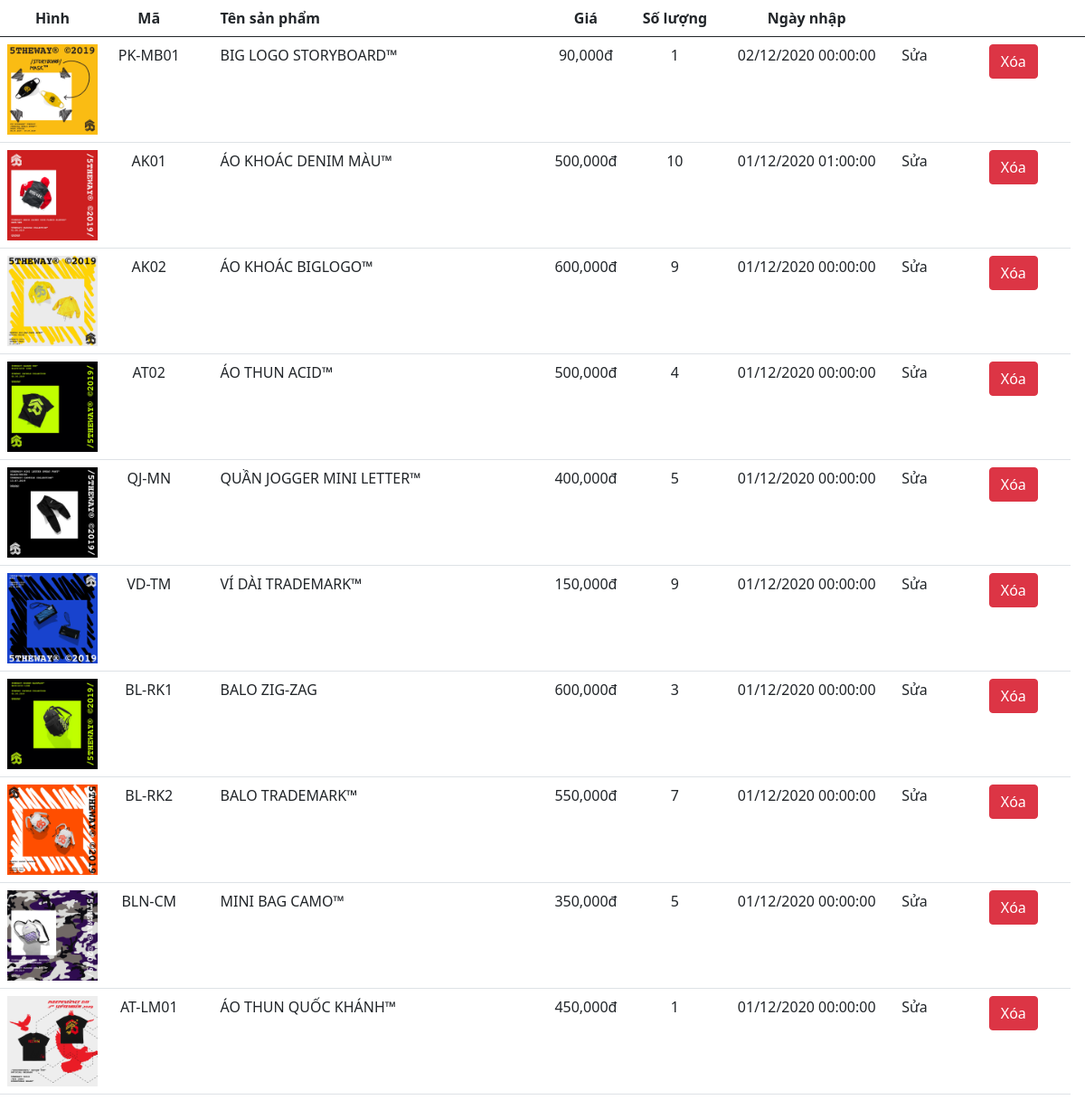
The page /quanlysanpham.php on the database its author committed.
### tables this page shows
CREATE TABLE `sanpham` (
  `masp` varchar(50) NOT NULL,
  `tensp` varchar(50) NOT NULL,
  `giaban` int(11) NOT NULL,
  `giagiam` float DEFAULT NULL,
  `mota` text NOT NULL,
  `soluong` tinyint(4) NOT NULL,
  `hinh` varchar(50) NOT NULL,
  `maloai` varchar(50) NOT NULL,
  `dacdiem` json DEFAULT NULL,
  `masukien` varchar(50) DEFAULT NULL,
  `tenloaichitiet` varchar(50) DEFAULT NULL,
  `ngaynhap` datetime NOT NULL
);

### quanlysanpham.php (the view, shortened to what this page needs)
<!DOCTYPE html>
<html lang="en">
<head>
   <link href="https://cdn.jsdelivr.net/npm/bootstrap@5.0.0-beta1/dist/css/bootstrap.min.css" rel="stylesheet">
</head>
<body>
<table class="table">
  <thead>
    <tr style="text-align: center;">
      <th class="col-md-1">Hình</th>
      <th class="col-md-1">Mã</th>
      <th class="col-md-4" style="text-align:left; padding-left: 30px;">Tên sản phẩm</th>
      <th class="col-md-1" >Giá</th>
      <th class="col-md-1">Số lượng</th>
      <th class="col-md-2">Ngày nhập</th>
      <th class="col-md-1"></th>
      <th class="col-md-1"></th>
      <th class="col-md-1"></th>
    </tr>
  </thead>
  <tbody style="font-size: 16px;">
    <tr>
      <form action="" method="post">
      <?php
include 'connect.php';
$sql= 'select * from sanpham order by ngaynhap desc';
$tam=$conn->query ($sql);
$data = $tam->fetchAll();
$i =1;
foreach ($data as $value) {
  $tach1hinh=$value['hinh'];
 $hinh = explode(";", $tach1hinh);
$hinhanh1=$hinh[0];
?>
     <td style="text-align: center;"><img style="width: 100px;height: 100px;" src="img/<?php echo $hinhanh1 ?>"> </td>
      <td style="text-align: center;"><?php echo $value['masp'] ?></td>
      <td style="text-align:left; padding-left: 30px;"><?php echo $value['tensp'] ?>
      </td>
      <td  style="text-align: center;">
        <?php echo number_format($value['giaban']) ."đ"  ?>
      </td>
       <td  style="text-align: center;">
        <?php echo $value['soluong']  ?>
      </td>
      <td  style="text-align: center;">
<?php
$date = date_create($value['ngaynhap']);
echo date_format($date,"d/m/Y H:i:s");
?>
      </td>
      <td>Sửa</td>
      <td>
        <a href="xoasp.php?id=<?php echo $value['masp'] ?>" class="btn btn-danger" name="xoa" type="submit"> Xóa</a>
      </td>
    </tr>
   <?php
   $i++;} ?>
  </tbody>
</table>
</body>
</html>

### rows shown on the page
sanpham: hinh (picture), masp "PK-MB01", tensp "BIG LOGO STORYBOARD™", giaban "90,000", soluong "1", ngaynhap "02/12/2020 00:00:00"
sanpham: shows a picture, masp "AK01", tensp "ÁO KHOÁC DENIM MÀU™", giaban "500,000", soluong "10", ngaynhap "01/12/2020 01:00:00"
sanpham: hinh (picture), masp "AK02", tensp "ÁO KHOÁC BIGLOGO™", giaban "600,000", soluong "9", ngaynhap "01/12/2020 00:00:00"
sanpham: hinh (picture), masp "AT02", tensp "ÁO THUN ACID™", giaban "500,000", soluong "4", ngaynhap "01/12/2020 00:00:00"
sanpham: shows a picture, masp "QJ-MN", tensp "QUẦN JOGGER MINI LETTER™", giaban "400,000", soluong "5", ngaynhap "01/12/2020 00:00:00"
sanpham: shows a picture, masp "VD-TM", tensp "VÍ DÀI TRADEMARK™", giaban "150,000", soluong "9", ngaynhap "01/12/2020 00:00:00"
sanpham: shows a picture, masp "BL-RK1", tensp "BALO ZIG-ZAG", giaban "600,000", soluong "3", ngaynhap "01/12/2020 00:00:00"
sanpham: shows a picture, masp "BL-RK2", tensp "BALO TRADEMARK™", giaban "550,000", soluong "7", ngaynhap "01/12/2020 00:00:00"
sanpham: shows a picture, masp "BLN-CM", tensp "MINI BAG CAMO™", giaban "350,000", soluong "5", ngaynhap "01/12/2020 00:00:00"
sanpham: shows a picture, masp "AT-LM01", tensp "ÁO THUN QUỐC KHÁNH™", giaban "450,000", soluong "1", ngaynhap "01/12/2020 00:00:00"
